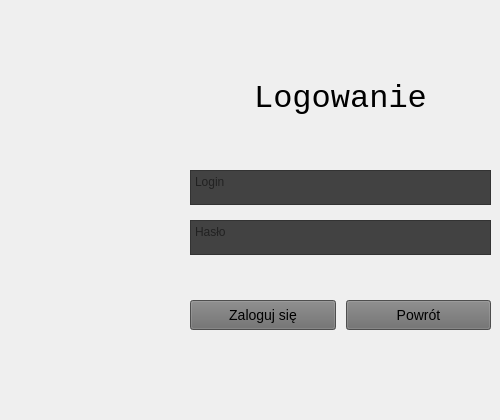
     <widget class="QWidget" name="loginPage">
      <widget class="QWidget" name="gridLayoutWidget_3">
       <property name="geometry">
        <rect>
         <x>190</x>
         <y>0</y>
         <width>301</width>
         <height>411</height>
        </rect>
       </property>
       <layout class="QGridLayout" name="gridLayout_3">
        <item row="0" column="0">
         <layout class="QVBoxLayout" name="verticalLayout_3">
          <property name="spacing">
           <number>15</number>
          </property>
          <property name="bottomMargin">
           <number>0</number>
          </property>
          <item>
           <widget class="QLabel" name="label_4">
            <property name="minimumSize">
             <size>
              <width>0</width>
              <height>75</height>
             </size>
            </property>
            <property name="maximumSize">
             <size>
              <width>16777215</width>
              <height>75</height>
             </size>
            </property>
            <property name="font">
             <font>
              <family>Consolas</family>
              <pointsize>-1</pointsize>
             </font>
            </property>
            <property name="styleSheet">
             <string notr="true">font-size: 32px;</string>
            </property>
            <property name="text">
             <string>Logowanie</string>
            </property>
            <property name="alignment">
             <set>Qt::AlignHCenter|Qt::AlignTop</set>
            </property>
           </widget>
          </item>
          <item>
           <widget class="QTextEdit" name="loginField">
            <property name="sizePolicy">
             <sizepolicy hsizetype="Preferred" vsizetype="Fixed">
              <horstretch>0</horstretch>
              <verstretch>0</verstretch>
             </sizepolicy>
            </property>
            <property name="maximumSize">
             <size>
              <width>16777215</width>
              <height>35</height>
             </size>
            </property>
            <property name="layoutDirection">
             <enum>Qt::LeftToRight</enum>
            </property>
            <property name="styleSheet">
             <string notr="true">* {
	background-color: #424242;
}</string>
            </property>
            <property name="inputMethodHints">
             <set>Qt::ImhNone</set>
            </property>
            <property name="placeholderText">
             <string>Login</string>
            </property>
           </widget>
          </item>
          <item>
           <widget class="QTextEdit" name="passwordField">
            <property name="sizePolicy">
             <sizepolicy hsizetype="Preferred" vsizetype="Preferred">
              <horstretch>0</horstretch>
              <verstretch>0</verstretch>
             </sizepolicy>
            </property>
            <property name="minimumSize">
             <size>
              <width>0</width>
              <height>35</height>
             </size>
            </property>
            <property name="maximumSize">
             <size>
              <width>16777215</width>
              <height>35</height>
             </size>
            </property>
            <property name="styleSheet">
             <string notr="true">* {
	background-color: #424242;
}</string>
            </property>
            <property name="inputMethodHints">
             <set>Qt::ImhNone</set>
            </property>
            <property name="placeholderText">
             <string>Hasło</string>
            </property>
           </widget>
          </item>
          <item>
           <layout class="QHBoxLayout" name="horizontalLayout">
            <property name="spacing">
             <number>10</number>
            </property>
            <property name="topMargin">
             <number>10</number>
            </property>
            <item>
             <widget class="QPushButton" name="loginSubmitButton">
              <property name="sizePolicy">
               <sizepolicy hsizetype="Preferred" vsizetype="Preferred">
                <horstretch>0</horstretch>
                <verstretch>0</verstretch>
               </sizepolicy>
              </property>
              <property name="minimumSize">
               <size>
                <width>0</width>
                <height>50</height>
               </size>
              </property>
              <property name="maximumSize">
               <size>
                <width>16777215</width>
                <height>50</height>
               </size>
              </property>
              <property name="cursor">
               <cursorShape>PointingHandCursor</cursorShape>
              </property>
              <property name="styleSheet">
               <string notr="true">* {
	background-color: #6d6d6d;
	text-align:center;
	font-size: 14px;
	font-weight: bolder;
	margin-top:20px
}

*:hover {
	background-color: #3d3d3d;
	text-align:center;
	font-size: 14px;
	font-weight: bolder;
	margin-top:20px;
}</string>
              </property>
              <property name="text">
               <string>Zaloguj się</string>
              </property>
              <property name="autoRepeatInterval">
               <number>100</number>
              </property>
             </widget>
            </item>
            <item>
             <widget class="QPushButton" name="backToMenuButton">
              <property name="minimumSize">
               <size>
                <width>0</width>
                <height>50</height>
               </size>
              </property>
              <property name="cursor">
               <cursorShape>PointingHandCursor</cursorShape>
              </property>
              <property name="styleSheet">
               <string notr="true">* {
	background-color: #6d6d6d;
	text-align:center;
	font-size: 14px;
	font-weight: bolder;
	margin-top:20px
}

*:hover {
	background-color: #3d3d3d;
	text-align:center;
	font-size: 14px;
	font-weight: bolder;
	margin-top:20px;
}</string>
              </property>
              <property name="text">
               <string>Powrót</string>
              </property>
             </widget>
            </item>
           </layout>
          </item>
         </layout>
        </item>
       </layout>
      </widget>
     </widget>
